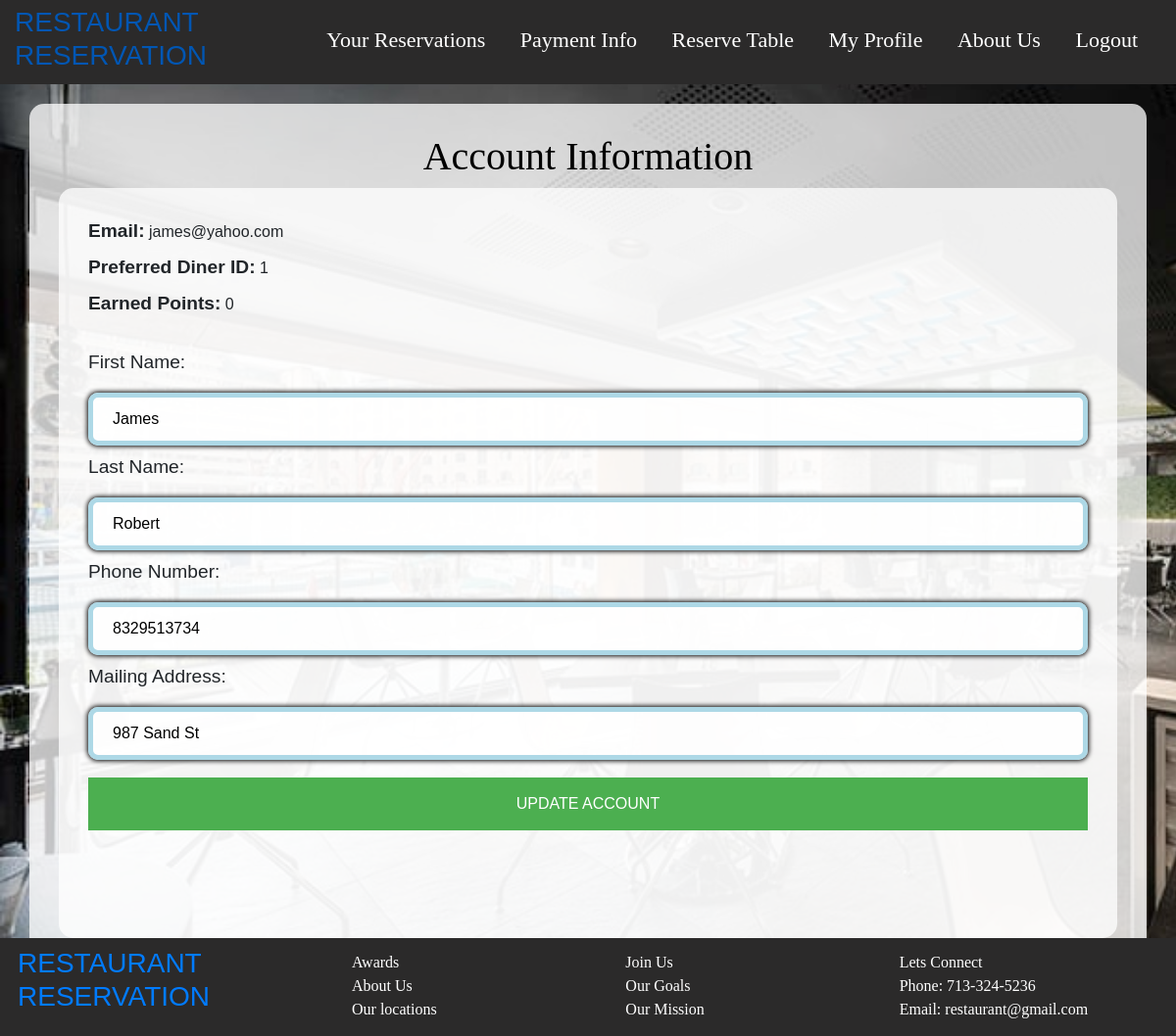
The page /myaccount (signed in) on the database its author committed.
### RESERVATIONS/models.py (models this page shows, shortened)
class User(db.Model, UserMixin):
    id = db.Column(db.Integer, primary_key=True)
    user_fname = db.Column(db.String(20), nullable=False)
    user_lname = db.Column(db.String(20), nullable=False)
    email = db.Column(db.String(120), unique=True, nullable=False)
    phone = db.Column(db.Integer)
    mailing_add = db.Column(db.String(100), nullable=False)
    prefered_payment = db.Column(db.String(100), nullable=False)
    earned_pts = db.Column(db.Integer, default=0)
    password = db.Column(db.String(60), nullable=False)
    reservations = db.relationship('Reservation')
    creditcards = db.relationship('Creditcard')

### RESERVATIONS/views.py (the view, shortened to what this page needs)
@views.route("/myaccount", methods=['GET', 'POST'])
@login_required
def account():
    user = User.query.get(current_user.id)
    if request.method == 'GET':
        if user:
            user_email = user.email
            user_diner_id = current_user.id
            user_earned_pts = user.earned_pts
            user_firstname = user.user_fname
            user_lastname = user.user_lname
            user_phone = user.phone
            user_mailadd = user.mailing_add
            user_prefer_payment = user.prefered_payment
    return render_template("myaccount.html", user=current_user, email=user_email, diner_id=user_diner_id,
                           earned_pts=user_earned_pts, first_name=user_firstname, last_name=user_lastname,
                           phone=user_phone, mail_address=user_mailadd, prefered_payment=user_prefer_payment)

### RESERVATIONS/__init__.py (called while the page is built)
def create_app():
    app = Flask(__name__)
    app.config['SECRET_KEY'] = 'fc2c5762da84768ed6248d780c1869b7'
    app.config['SQLALCHEMY_DATABASE_URI'] = 'sqlite:///site.db'
    db.init_app(app)
    from .views import views
    from .auth import auth
    app.register_blueprint(views, url_prefix='/')
    app.register_blueprint(auth, url_prefix='/')
    from .models import User, Reservation, Creditcard, Tables
    create_database(app)
    login_manager = LoginManager()
    login_manager.login_view = 'auth.login'
    login_manager.init_app(app)
    @login_manager.user_loader
    def load_user(id):
        return User.query.get(int(id))
    return app

### RESERVATIONS/Templates/myaccount.html (shortened to what this page needs)
{% extends "basepage.html" %}
{% block content%}
<head>
<link rel="stylesheet" type="text/css" href="../static/Styles/styling.css">
</head>
<form method = "POST">
<body>
    <center> <h1 style="color: black; font-family: Yeseva One;">Account Information</h1> </center>
        <div class="container">
            <label  style="font-size:larger" style="color:rgb(0, 0, 0)" for="email"><b>Email: </b></label>
            {{email}}
            <br>
            <label  style="font-size:larger" style="color:rgb(0, 0, 0)" for="diner_id"><b>Preferred Diner ID: </b></label>
            {{diner_id}}
            <br>
            <label  style="font-size:larger" style="color:rgb(0, 0, 0)" for="earned_points"><b>Earned Points: </b></label>
            {{earned_pts}}
            <br>
            <br>
            <label style="font-size:larger" style="color:rgb(0, 0, 0)" for="firstname">First Name: </label>
                <input
                    type="text"
                    id ="firstname"
                    name="firstname"
                    placeholder="Enter first name"
                    maxlength = "50"
                    value = "{{first_name}}"
                    required
                >
               <label style="font-size:larger" style="color:rgb(0, 0, 0)" for="lastname">Last Name: </label>
                <input
                    type="text"
                    id ="lastname"
                    name="lastname"
                    placeholder="Enter last name"
                    maxlength = "50"
                    value = "{{last_name}}"
                    required
                >
                <label  style="font-size:larger" style="color:rgb(0, 0, 0)" for="phone">Phone Number: </label>
                <input
                    type="tel"
                    id="phone"
                    name="phone"
                    placeholder="Enter phone number"
                    value = "{{phone}}"
                >
                <label  style="font-size:larger" style="color:rgb(0, 0, 0)" for="mail_address">Mailing Address: </label>
                <input
                    type="text"
                    id="mail_address"
                    name="mail_address"
                    placeholder="Enter mailing address"
                    value = "{{mail_address}}"
                    required
                >
               <br>
               <button type="submit">UPDATE ACCOUNT</button> <br>
        </div>
</body>
</form>
{% endblock %}

### RESERVATIONS/static/Styles/styling.css (style rules this page uses)
body { font-family: Calibri, Helvetica, sans-serif; background-color: lightblue; margin: 0; padding: 20; background-image: url("../images/restimage.jpg"); background-repeat: no-repeat; background-size: cover; }
button { background-color: #4CAF50; width: 100%; color: white; padding: 15px; margin: 10px 0px; border: none; cursor: pointer; }
input[type=text],input[type=email], input[type=date], input[type=number], input[type=time], input[type=tel], input[type=password], input[type=month] { width: 100%; margin: 8px 0; padding: 10px 20px; box-shadow: 0 0 5px 1px; border-radius: 10px; display: inline-block; border: 5px solid lightblue; box-sizing: border-box; background-color: rgba(255, 255, 255, 0.9); }
.container { height:auto; width: auto; margin: auto; padding: 30px; padding-bottom: 100px; background: rgba(255, 255, 255, 0.75); border-radius: 15px ; }

### rows shown on the page
User: email "james@yahoo.com", firstname "James", lastname "Robert", phone "8329513734", mail_address "987 Sand St"

### other values the page prints
{{ diner_id }} "1"
{{ earned_pts }} "0"
